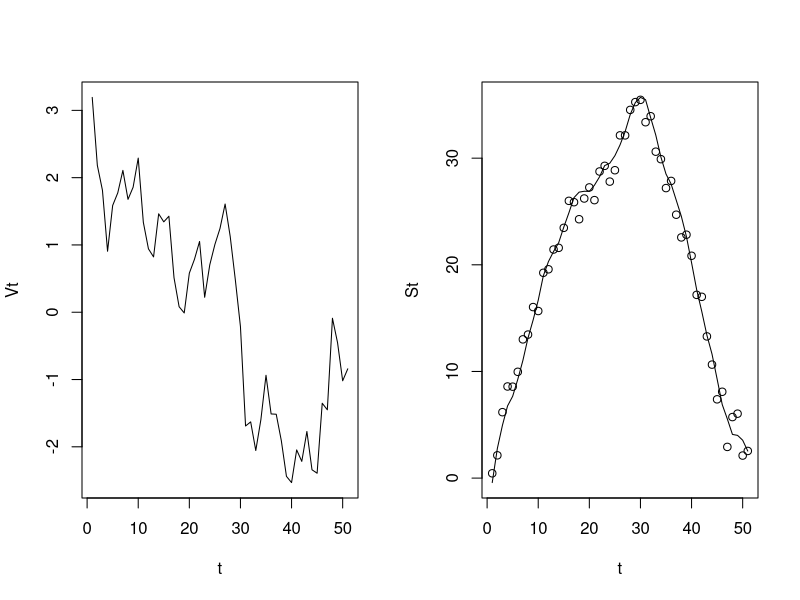

The R script that drew this image:
# Simulate initial condition
x0Sim=function(theta)
{
  phi=theta[1]; sigma=theta[2]; kappa=theta[3]
  return(c(0.5*rnorm(1),rt(1,df=5)*sigma/sqrt(1-phi^2)))
}

## Function to simulate X_t|X_{t-1}=x
xtSim=function(x,theta)
{
  phi=theta[1]; sigma=theta[2]; kappa=theta[3]
  xnew=c(x[1]+x[2],phi*x[2]+sigma*rt(1,df=5))
  return(xnew)
}

## Function to simulate Y_t|X_t=x
ytSim=function(x,theta)
{
  phi=theta[1]; sigma=theta[2]; kappa=theta[3]
  return(x[1]+kappa*rnorm(1))
}

## Function to simulate {X_t} and {Y_t} over [0,T]
modelSim=function(T,theta)
{
  Xmat=matrix(0,nrow=T+1,ncol=2)
  Yvec=rep(0,T+1)
  x=x0Sim(theta); y=ytSim(x,theta)
  Xmat[1,]=x; Yvec[1]=y
  for(i in 2:(T+1))
  {
    x=xtSim(x,theta); y=ytSim(x,theta)
    Xmat[i,]=x; Yvec[i]=y
  }
  return(list(Xmat,Yvec))
}

set.seed(5)
out=modelSim(50,c(0.9,0.5,1))

par(mfrow=c(1,2))
plot(ts(out[[1]][,2]),ylab="Vt",xlab="t")
plot(ts(out[[1]][,1]),ylab="St",xlab="t")
lines(ts(out[[2]]),type="p")



